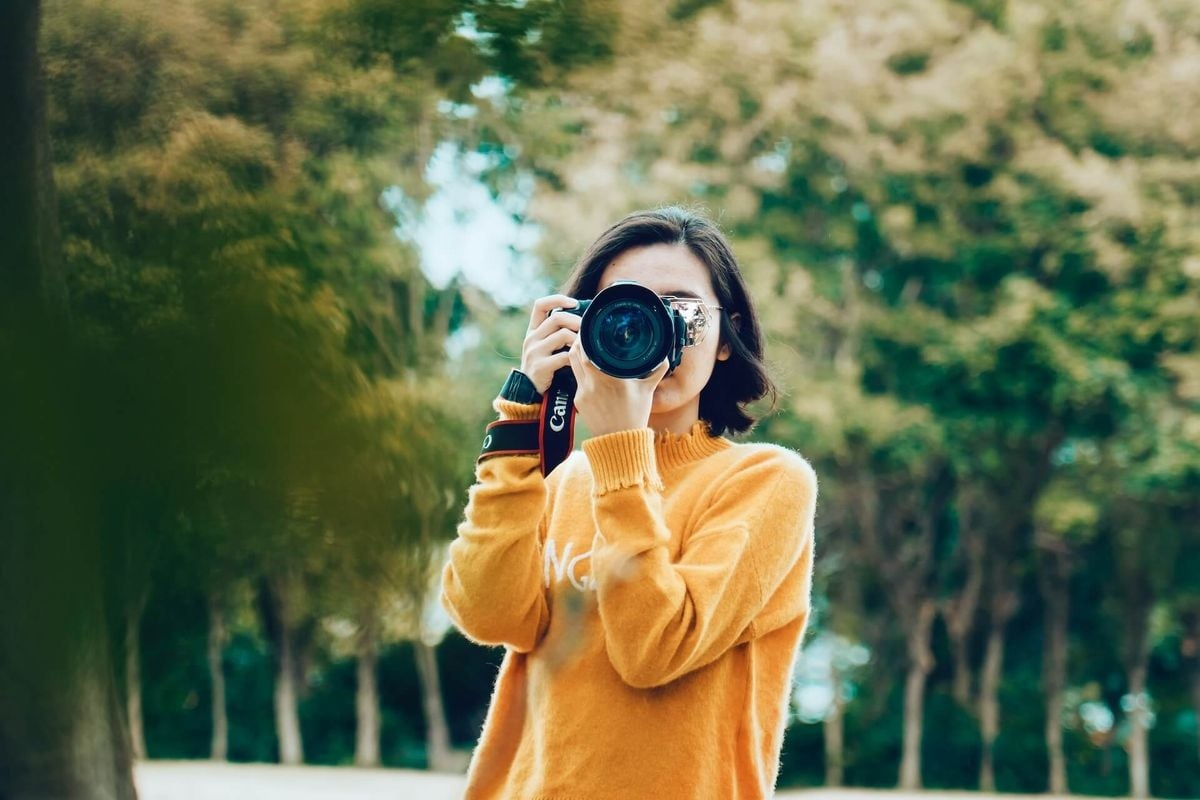
#> input picture assets/test.jpg, 1200 x 800 px
$ jupyter execute lab_1.ipynb
#> lines starting #> are read from the running program, lines starting #| are printed output that depends on the picture; after the words box and inside, x2 and y2 are one past the last pixel; in counts of white or black regions, pixels touching at a corner belong together
[cell 1]
import cv2
import numpy as np

[cell 2]
# Read the image from storage
image_path = "assets/test.jpg"
image = cv2.imread(image_path)
#> image is the input picture: shape (800, 1200, 3); mean B, G, R 75.7, 108.2, 100.7

if image is None:
    print("Error: Unable to read the image.")
else:
    print("Image read successfully.")

    # Save the image to storage
    output_path = "output/test.jpg"
    cv2.imwrite(output_path, image)

    print("Image saved successfully at:", output_path)

[cell 3]
# Read the image
image_path = "assets/test.jpg"
image = cv2.imread(image_path)

if image is None:
    print("Error: Unable to read the image.")
else:
    print("Image read successfully.")

    # Access pixel values and modify them
    # Let's change the pixel values of a square region to white (255, 255, 255)
    x1, y1 = 100, 100  # Top-left corner of the square
    x2, y2 = 200, 200  # Bottom-right corner of the square

    for y in range(y1, y2):
        for x in range(x1, x2):
            image[y, x] = (255, 255, 255)  # Set pixel values to white
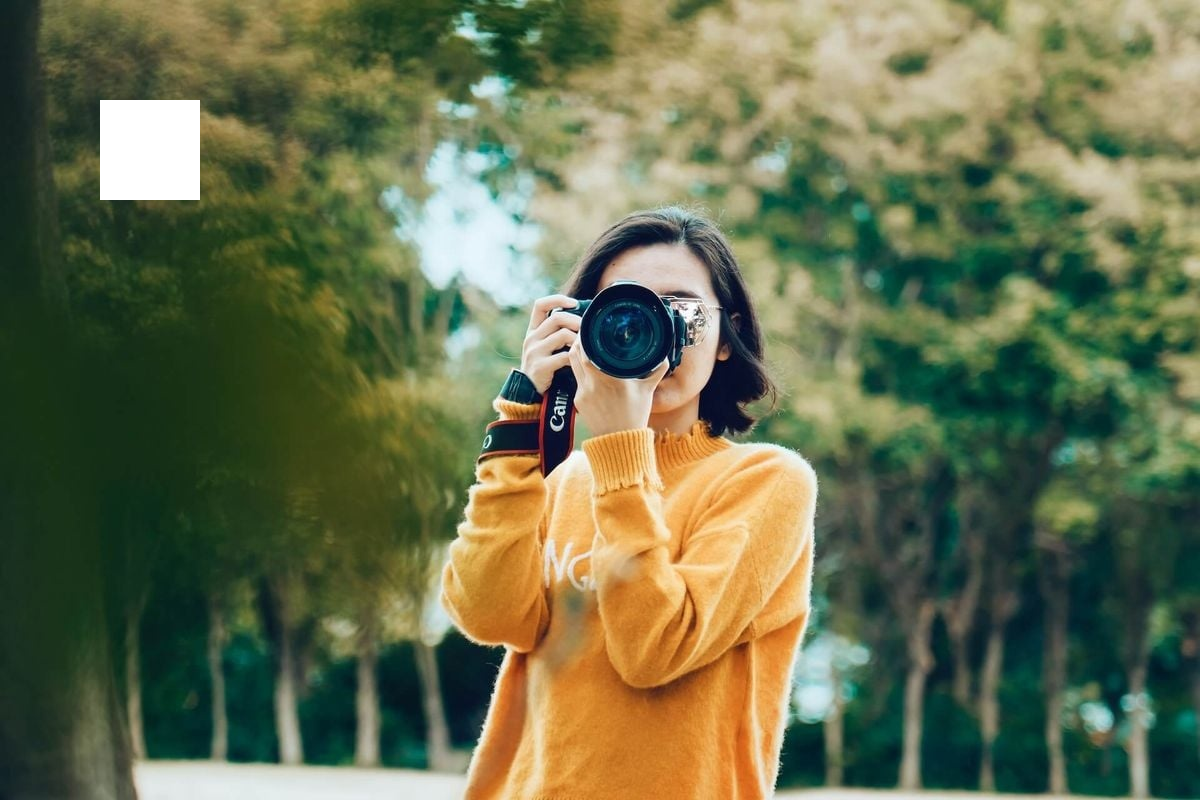
#> image: shape (800, 1200, 3); 1.04% of pixels changed, all inside (x1, y1, x2, y2) = (100, 100, 200, 200)

    # View the modified image
    cv2.imshow("Modified Image", image)
    cv2.waitKey(0)
    cv2.destroyAllWindows()

[cell 4]
# Read the image
image_path = "assets/test.jpg"
image = cv2.imread(image_path)

if image is None:
    print("Error: Unable to read the image.")
else:
    print("Image read successfully.")

    # Get image properties
    height, width, channels = image.shape
#> height = 800; width = 1200; channels = 3
    image_type = image.dtype

    # Print image properties
    print("Image dimensions (height, width):", height, "x", width)
#| Image dimensions (height, width): 800 x 1200
    print("Number of channels:", channels)
#| Number of channels: 3
    print("Data type:", image_type)
#| Data type: uint8

[cell 5]
import cv2

# Read the image
image_path = "assets/test.jpg"
image = cv2.imread(image_path)

if image is None:
    print("Error: Unable to read the image.")
else:
    print("Image read successfully.")

    # Split the image into its color channels
    blue_channel, green_channel, red_channel = cv2.split(image)

    # Merge the color channels back together but swap channels
    merged_image = cv2.merge((green_channel, red_channel, blue_channel))

    # Display the original and merged images
    cv2.imshow("Original Image", image)
    cv2.imshow("Merged Image", merged_image)
    cv2.waitKey(0)
    cv2.destroyAllWindows()

[cell 6]
# Read the image
image_path = "assets/test.jpg"
image = cv2.imread(image_path)

if image is None:
    print("Error: Unable to read the image.")
else:
    print("Image read successfully.")

    # Resize the image
    new_width = 300
    new_height = 200
    resized_image = cv2.resize(image, (new_width, new_height))

    # Rotate the image
    angle = 45
    rotation_matrix = cv2.getRotationMatrix2D((image.shape[1] / 2, image.shape[0] / 2), angle, 1)
    rotated_image = cv2.warpAffine(image, rotation_matrix, (image.shape[1], image.shape[0]))

    # Display the original, resized, and rotated images
    cv2.imshow("Original Image", image)
    cv2.imshow("Resized Image", resized_image)
    cv2.imshow("Rotated Image", rotated_image)
    cv2.waitKey(0)
    cv2.destroyAllWindows()

[cell 7]
# Create a black image
image = np.zeros((400, 400, 3), dtype=np.uint8)

# Draw a circle
center_coordinates = (200, 200)
radius = 100
color = (0, 255, 0)  # Green color in BGR
thickness = 2
cv2.circle(image, center_coordinates, radius, color, thickness)
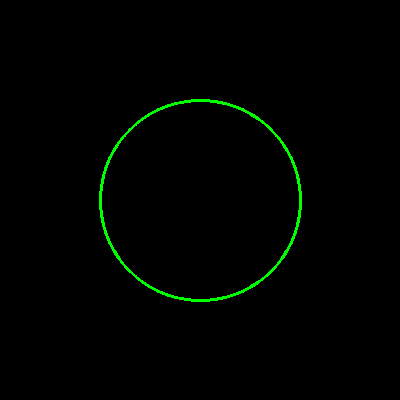
#> image: shape (400, 400, 3); mean B, G, R 0, 2.9, 0

# Draw a rectangle
top_left = (50, 50)
bottom_right = (150, 150)
color = (0, 0, 255)  # Red color in BGR
thickness = 2
cv2.rectangle(image, top_left, bottom_right, color, thickness)

# Draw a line
start_point = (250, 50)
end_point = (350, 150)
color = (255, 0, 0)  # Blue color in BGR
thickness = 2
cv2.line(image, start_point, end_point, color, thickness)

# Display the image
cv2.imshow("Drawing", image)
cv2.waitKey(0)
cv2.destroyAllWindows()

[cell 8]
# Read the image
image_path = "assets/test.jpg"
image = cv2.imread(image_path)

if image is None:
    print("Error: Unable to read the image.")
else:
    print("Image read successfully.")

# Define text parameters
text = "Hello, OpenCV!"
font = cv2.FONT_HERSHEY_SIMPLEX
font_scale = 1
color = (255, 255, 255)  # White color in BGR
thickness = 2
line_type = cv2.LINE_AA

# Get text size
text_size, _ = cv2.getTextSize(text, font, font_scale, thickness)

# Calculate text position
text_x = int((image.shape[1] - text_size[0]) / 2)
#> text_x = 485
text_y = int((image.shape[0] + text_size[1]) / 2)
#> text_y = 411

# Write text on the image
cv2.putText(image, text, (text_x, text_y), font, font_scale, color, thickness, line_type)
#> image: shape (800, 1200, 3)

# Display the image
cv2.imshow("Text on Image", image)
cv2.waitKey(0)
cv2.destroyAllWindows()

[cell 9]
# Read the color image
image_path = "assets/test.jpg"
color_image = cv2.imread(image_path)

# Convert to grayscale
gray_image = cv2.cvtColor(color_image, cv2.COLOR_BGR2GRAY)
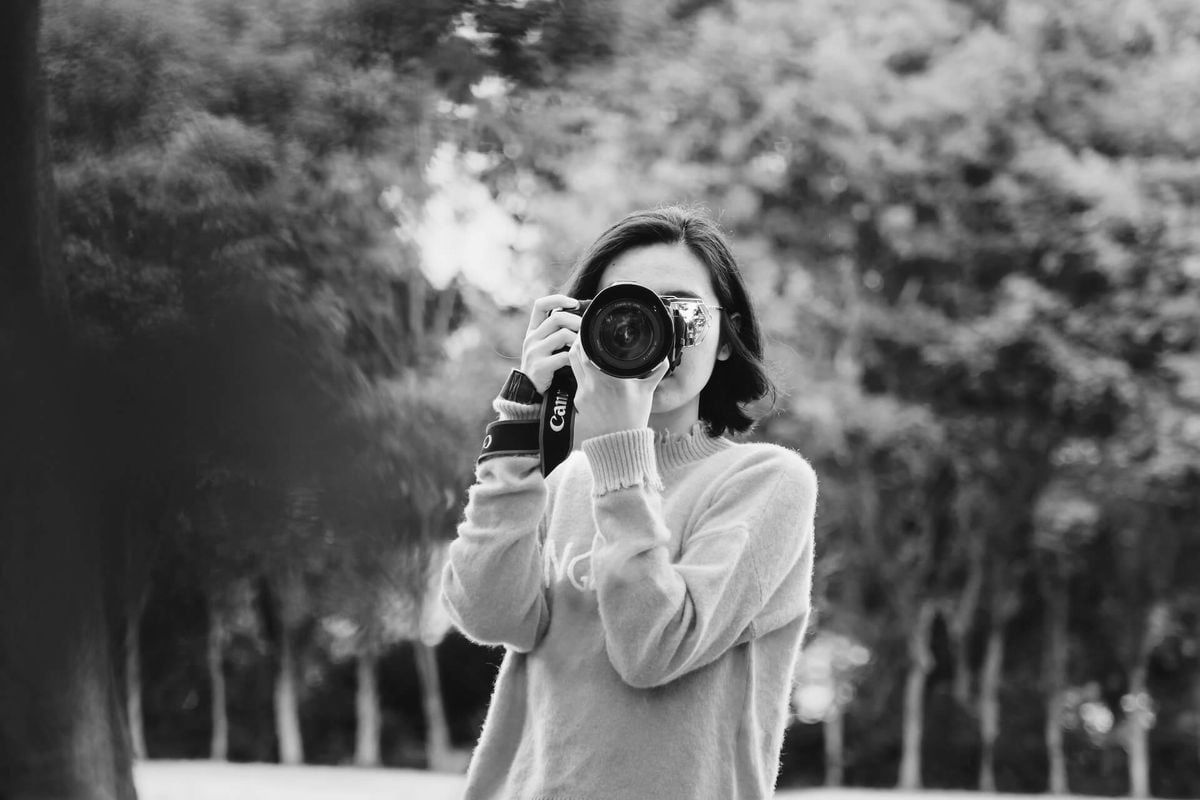
#> gray_image: shape (800, 1200); min 0, max 255, mean 102.2

# Display the grayscale image
cv2.imshow("Grayscale Image", gray_image)
cv2.waitKey(0)
cv2.destroyAllWindows()

[cell 10]
# Convert to binary
_, binary_image = cv2.threshold(gray_image, 127, 255, cv2.THRESH_BINARY)
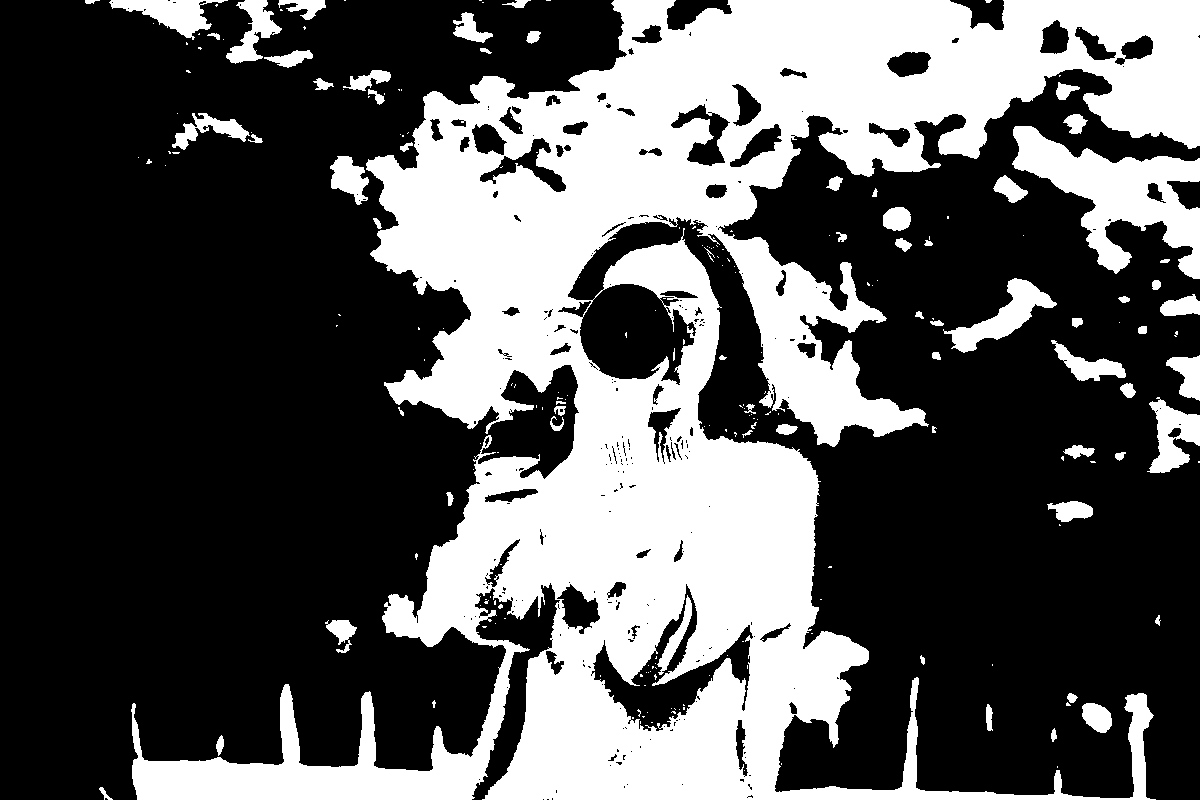
#> binary_image: shape (800, 1200); 34.6% white; 220 white regions (152 under 20 px), largest, box (x1, y1, x2, y2) and area: (131, 0, 1200, 800) 296913, (1012, 126, 1200, 279) 12073, (943, 278, 1057, 353) 2707

# Display the binary image
cv2.imshow("Binary Image", binary_image)
cv2.waitKey(0)
cv2.destroyAllWindows()

[cell 11]
# Create a negative image
negative_image = 255 - gray_image
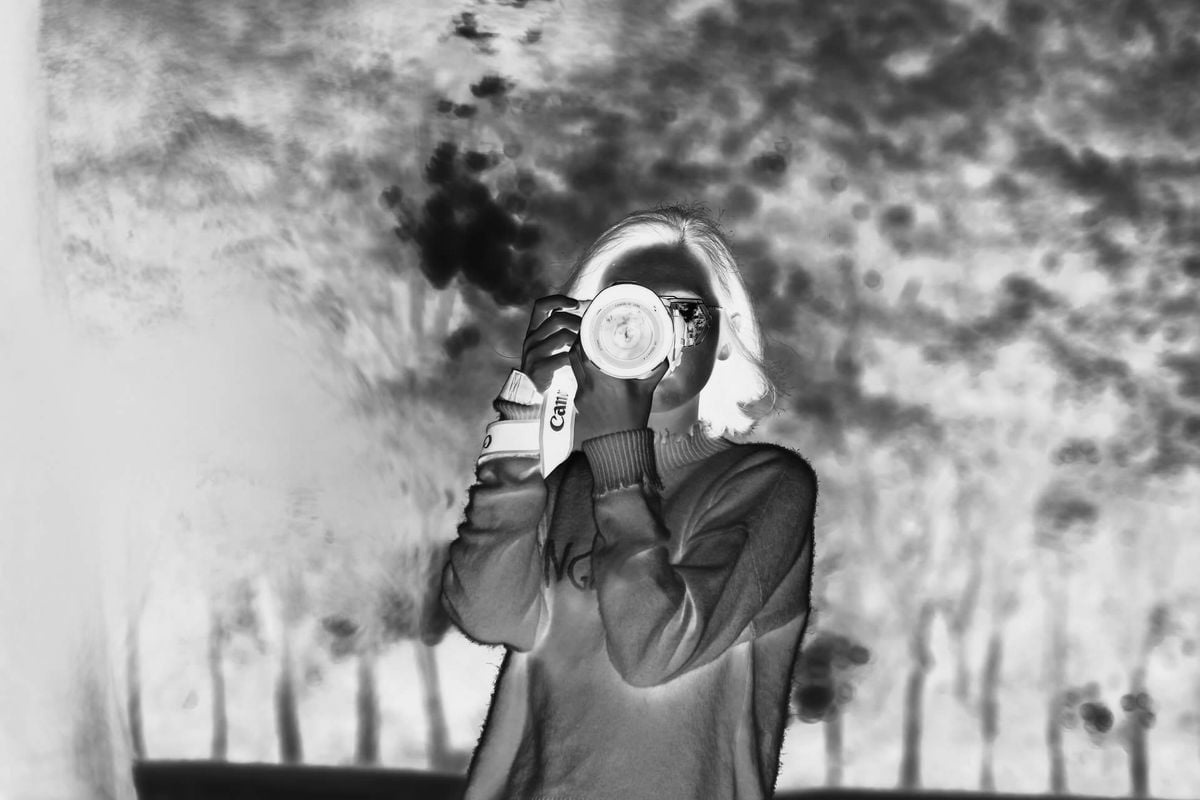
#> negative_image: shape (800, 1200); min 0, max 255, mean 152.8

# Display the negative image
cv2.imshow("Negative Image", negative_image)
cv2.waitKey(0)
cv2.destroyAllWindows()
